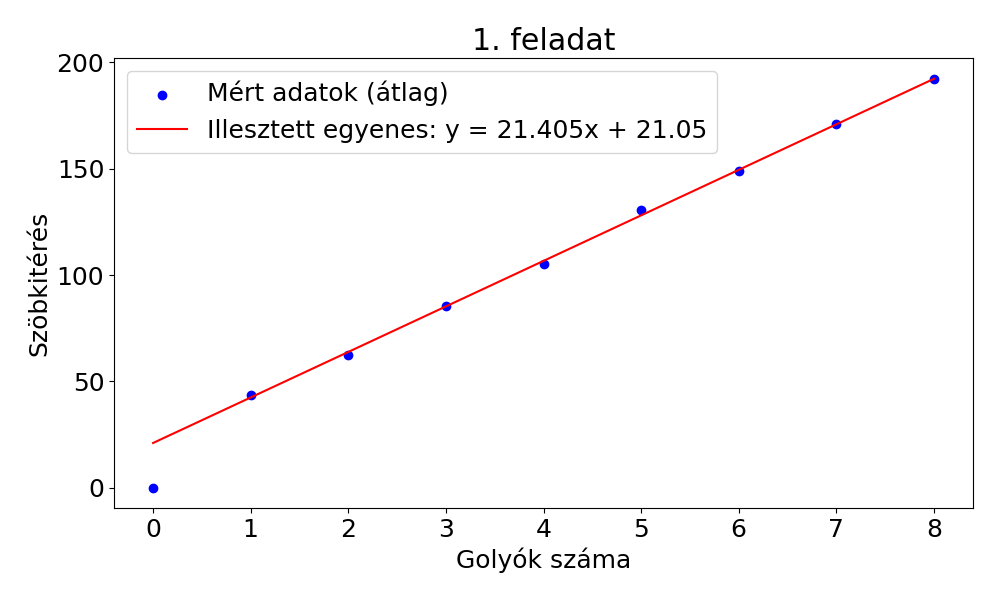

Write the Python code that produced this figure.
import os
import numpy as np
import pandas as pd
import matplotlib.pyplot as plt

# Get the absolute path to the directory containing this script
script_dir = os.path.dirname(os.path.abspath(__file__))
filename = os.path.join(script_dir, '1_feladat.csv')

try:
    # Read the file with space separator. Using names to handle missing values on the first row
    df = pd.read_csv(filename, header=None, sep=r'\s+', names=['X', 'Y1', 'Y2'])
except:
    print(f"nem talaltam a {filename} fajlt, bocs")
    exit(1)

# X értékek
x = df['X'].values

# Átlagoljuk a 2. és 3. oszlopot (NaN értékeket kihagyva)
y_vals = df[['Y1', 'Y2']].values
y = np.nanmean(y_vals, axis=1)

# Illesztés
m, c = np.polyfit(x[1:], y[1:], 1)

plt.rcParams.update({'font.size': 18})

plt.figure(figsize=(10, 6))
plt.scatter(x, y, marker='o', color='b', label="Mért adatok (átlag)")
plt.plot(x, c + m*x, linestyle='-', color='r', label=f"Illesztett egyenes: y = {m:.3f}x + {c:.2f}")

plt.title("1. feladat")
plt.xlabel("Golyók száma")
plt.ylabel("Szöbkitérés")
plt.legend()
plt.tight_layout()
plt.savefig(os.path.join(script_dir, '1_feladat.png'))
plt.show()

print(f"A meredekség: {m:.5f}")
